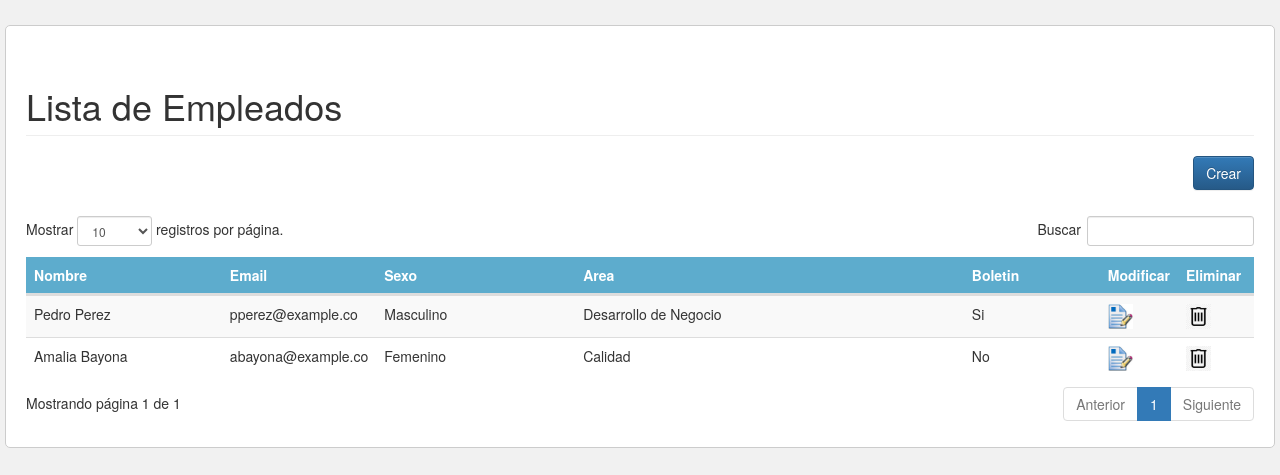
The page / on the database its author committed.
### tables this page shows
CREATE TABLE IF NOT EXISTS `empleado` (
  `id` int(11) NOT NULL AUTO_INCREMENT,
  `nombre` varchar(255) NOT NULL,
  `email` varchar(255) NOT NULL,
  `sexo` char(1) NOT NULL,
  `area_id` int(11) NOT NULL,
  `boletin` int(11) DEFAULT NULL,
  `descripcion` text NOT NULL,
  PRIMARY KEY (`id`),
  KEY `area_id` (`area_id`)
);

CREATE TABLE IF NOT EXISTS `areas` (
  `id` int(11) NOT NULL AUTO_INCREMENT,
  `nombre` varchar(255) NOT NULL,
  PRIMARY KEY (`id`)
);

### controller/empleado.controller.php (called while the page is built, shortened)
<?php
require_once 'model/empleado.php';
class empleadoController{
    public function __CONSTRUCT(){
        $this->model = new empleado();
    }
    public function Index(){
        require_once 'view/header.php';
        require_once 'view/empleado/empleado.php';
    }
}

### model/database.php (called while the page is built)
<?php
class Database
{
    public static function StartUp()
    {
        $pdo = new PDO('mysql:host=localhost;dbname=prueba_tecnica_dev;charset=utf8', 'root', '');
        $pdo->setAttribute(PDO::ATTR_ERRMODE, PDO::ERRMODE_EXCEPTION);
        return $pdo;
    }
}

### model/empleado.php (called while the page is built, shortened)
<?php
class empleado
{
	private $pdo;
	public function __CONSTRUCT()
	{
		try
		{
			$this->pdo = Database::StartUp();
		}
		catch(Exception $e)
		{
			die($e->getMessage());
		}
	}
	public function Listar()
	{
		try
		{
			$stm = $this->pdo->prepare("SELECT * FROM empleado");
			$stm->execute();
			return $stm->fetchAll(PDO::FETCH_OBJ);
		}
		catch(Exception $e)
		{
			die($e->getMessage());
		}
	}
	public function areas()
	{
		try
		{
			$stm = $this->pdo->prepare("SELECT * FROM areas");
			$stm->execute();
			return $stm->fetchAll(PDO::FETCH_OBJ);
		}
		catch(Exception $e)
		{
			die($e->getMessage());
		}
	}
}

### view/empleado/empleado.php (the view, shortened to what this page needs)
<h1 class="page-header">Lista de Empleados </h1>
    <a class="btn btn-primary pull-right" href="?c=empleado&a=Crud">Crear</a>
<br><br><br>
<table class="table  table-striped  table-hover" id="tabla">
    <thead>
        <tr>
            <th style="width:180px; background-color: #5DACCD; color:#fff" >Nombre</th>
            <th style="width:120px; background-color: #5DACCD; color:#fff">Email</th>
            <th style=" background-color: #5DACCD; color:#fff">Sexo</th>
            <th style=" background-color: #5DACCD; color:#fff">Area</th>
            <th style="width:120px; background-color: #5DACCD; color:#fff">Boletin</th>
            <th style="width:60px; background-color: #5DACCD; color:#fff">Modificar</th>
            <th style="width:60px; background-color: #5DACCD; color:#fff">Eliminar</th>
        </tr>
    </thead>
    <tbody>
    <?php foreach($this->model->Listar() as $r):
        $bolet=$r->boletin;
        if($bolet==1){
            $bolet="Si";
        } else {
            $bolet="No";
        }
        $sex=$r->sexo;
        if($sex=="M"){
            $sex="Masculino";
        } else {
            $sex="Femenino";
        }
        foreach($this->model->areas() as $s):
            if($r->area_id == $s->id){
                 $nombrearea=$s->nombre;
             }
        endforeach;
        ?>
        <tr>
            <td><?php echo $r->nombre; ?></td>
            <td><?php echo $r->email; ?></td>
            <td><?php echo $sex; ?></td>
            <td><?php echo $nombrearea; ?></td>
            <td><?php echo $bolet ?></td>
            <td>
                <a href="?c=empleado&a=Crud&id=<?php echo $r->id; ?>"><img src="view/img/editar.JPG" alt="Editar"  width="25" height="25"/></a>
            </td>
            <td>
                <a onclick="javascript:return confirm('¿Seguro de eliminar este registro?');" href="?c=empleado&a=Eliminar&id=<?php echo $r->id; ?>"><img src="view/img/eliminar.png" alt="Eliminar"  width="25" height="25"/></a>
            </td>
        </tr>
    <?php endforeach; ?>
    </tbody>
</table>
</body>
</html>

### index.php (shortened to what this page needs)
<?php
require_once 'model/database.php';
if(!isset($_REQUEST['c']))
{
    $controller = new $controller;
    $controller->Index();
}

### view/header.php (shortened to what this page needs)
<!DOCTYPE html>
<html lang="es">
	<head>
        <link rel="stylesheet" href="assets/css/bootstrap.min.css" />
        <link rel="stylesheet" href="assets/css/bootstrap-theme.min.css" />
        <link rel="stylesheet" href="assets/js/jquery-ui/jquery-ui.min.css" />
        <link href="assets/css/estilo.css" rel="stylesheet" type="text/css" >
        <link rel="stylesheet" href="assets/css/style.css" />
        <link href="plugins/datatables/dataTables.bootstrap.css" rel="stylesheet" type="text/css" />
	</head>
    <body>
  <div class="container box">

### assets/css/estilo.css (style rules this page uses)
* { box-sizing:border-box; }

### view/header.php (style rules this page uses)
body { margin:0; padding:0; background-color:#f1f1f1; }
.box { width:1270px; padding:20px; background-color:#fff; border:1px solid #ccc; border-radius:5px; margin-top:25px; }

### rows shown on the page
empleado: nombre "Pedro Perez", email "pperez@example.co", sexo "Masculino", area.nombre "Desarrollo de Negocio", boletin "Si"
empleado: nombre "Amalia Bayona", email "abayona@example.co", sexo "Femenino", area.nombre "Calidad", boletin "No"
